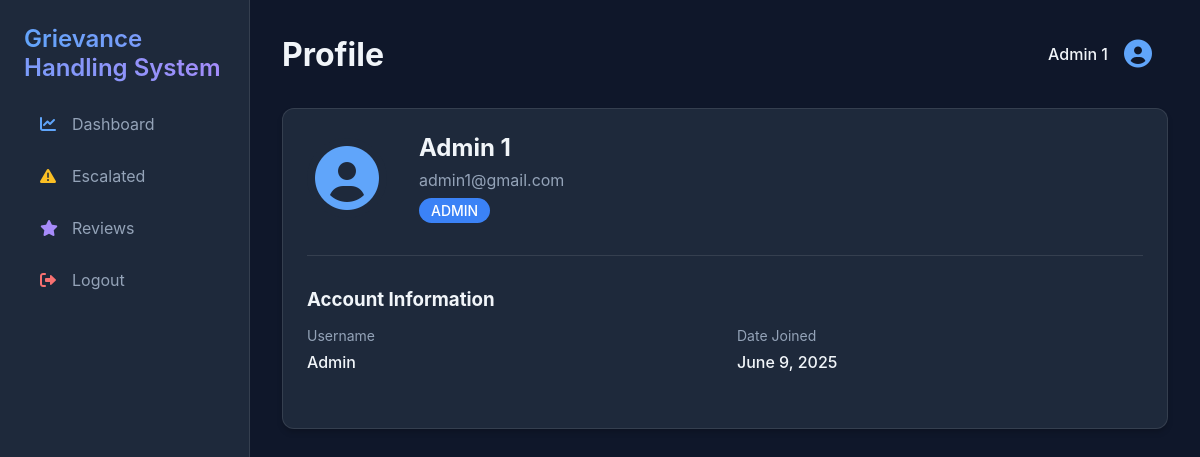
The app's page /profile/ (signed in) with its own data.
### users/models.py (models this page shows, shortened)
class CustomUser(AbstractUser):
    class Role(models.TextChoices):
        ADMIN = 'ADMIN', 'Admin'
        EMPLOYEE = 'EMPLOYEE', 'Employee'
        CUSTOMER = 'CUSTOMER', 'Customer'
    role = models.CharField(
        max_length=50,
        choices=Role.choices,
        default=Role.CUSTOMER
    )
    department = models.ForeignKey(
        Department,
        on_delete=models.SET_NULL,
        null=True,
        blank=True,
        related_name='department_employees'
    )
    phone = models.CharField(
        max_length=15,
        blank=True,
        null=True,
        verbose_name="Phone Number"
    )
    is_verified = models.BooleanField(default=False)
    class Meta:
        verbose_name = "User"
        verbose_name_plural = "Users"
        ordering = ['last_name', 'first_name']
        permissions = [
            ("can_manage_users", "Can manage users"),
            ("can_manage_grievances", "Can manage grievances"),
        ]

### grievances/views.py (the view)
# urls.py: path('profile/', profile, name='profile'),
@login_required
def profile(request):
    return render(request, 'grievances/profile.html')

### grievance_system/context_processors.py (called while the page is built)
def notifications(request):
    if request.user.is_authenticated:
        notifications = Notification.objects.filter(user=request.user).order_by('-created_at')[:10]
        unread_notifications_count = Notification.objects.filter(user=request.user, is_read=False).count()
    else:
        notifications = []
        unread_notifications_count = 0
    return {
        'notifications': notifications,
        'unread_notifications_count': unread_notifications_count
    }

### templates/grievances/profile.html (shortened to what this page needs)
{% extends 'base.html' %}
{% block page_title %}Profile{% endblock %}
{% block content %}
<div class="card">
    <div class="profile-header">
        <div class="profile-avatar">
            <i class="fas fa-user-circle fa-4x icon-primary"></i>
        </div>
        <div class="profile-info">
            <h2>{{ user.get_full_name }}</h2>
            <p class="text-muted">{{ user.email }}</p>
            <span class="role-badge">{{ user.role }}</span>
        </div>
    </div>
    <div class="profile-details">
        <div class="detail-section">
            <h3>Account Information</h3>
            <div class="detail-grid">
                <div class="detail-item">
                    <span class="label">Username</span>
                    <span class="value">{{ user.username }}</span>
                </div>
                <div class="detail-item">
                    <span class="label">Date Joined</span>
                    <span class="value">{{ user.date_joined|date:"F j, Y" }}</span>
                </div>
            </div>
        </div>
    </div>
</div>
{% endblock %}

### templates/base.html (shortened to what this page needs)
<!DOCTYPE html>
<html lang="en">
<head>
    <link rel="stylesheet" href="https://cdnjs.cloudflare.com/ajax/libs/font-awesome/6.0.0/css/all.min.css">
</head>
<body>
    <div class="sidebar">
        <a href="{% url 'home' %}" class="sidebar-brand">
             Grievance Handling System
        </a>
        <br/>
        <br/>
        <ul class="sidebar-nav">
            {% if user.is_authenticated %}
                <li class="nav-item">
                    <a href="{% url 'dashboard' %}" class="nav-link {% if request.resolver_match.url_name == 'dashboard' %}active{% endif %}">
                        <i class="fas fa-chart-line icon-primary"></i> Dashboard
                    </a>
                </li>
                {% if user.role == 'ADMIN' %}
                <li class="nav-item">
                    <a href="{% url 'escalated_grievances' %}" class="nav-link {% if request.resolver_match.url_name == 'escalated_grievances' %}active{% endif %}">
                        <i class="fas fa-exclamation-triangle icon-warning"></i> Escalated
                    </a>
                </li>
                <li class="nav-item">
                    <a href="{% url 'reviews' %}" class="nav-link {% if request.resolver_match.url_name == 'reviews' %}active{% endif %}">
                        <i class="fas fa-star icon-info"></i> Reviews
                    </a>
                </li>
                {% endif %}
                <li class="nav-item">
                    <a href="{% url 'logout' %}" class="nav-link">
                        <i class="fas fa-sign-out-alt icon-danger"></i> Logout
                    </a>
                </li>
            {% endif %}
        </ul>
    </div>
    <div class="main-content">
        <div class="top-bar">
            <h1>{% block page_title %}{% endblock %}</h1>
            {% if user.is_authenticated %}
            <div class="user-profile">
                <a href="{% url 'profile' %}" class="profile-link">
                    <span>{{ user.get_full_name }}</span>
                    <i class="fas fa-user-circle"></i>
                </a>
            </div>
            {% endif %}
        </div>
        {% block content %}
        {% endblock %}
    </div>
</body>
</html>

### templates/base.html (style rules this page uses)
:root { --dark-bg: #0f172a; --sidebar-bg: #1e293b; --primary: #3b82f6; --success: #22c55e; --warning: #f59e0b; --danger: #ef4444; --purple: #8b5cf6; --text: #f1f5f9; --text-secondary: #94a3b8; --card-bg: #1e293b; --hover-bg: #334155; --icon-primary: #60a5fa; --icon-success: #4ade80; --icon-warning: #fbbf24; --icon-danger: #f87171; --icon-info: #a78bfa; --icon-muted: #cbd5e1; }
* { margin: 0; padding: 0; box-sizing: border-box; }
body { font-family: 'Inter', -apple-system, BlinkMacSystemFont, sans-serif; background-color: var(--dark-bg); color: var(--text); min-height: 100vh; display: flex; }
.sidebar { width: 250px; background-color: var(--sidebar-bg); padding: 1.5rem; position: fixed; height: 100vh; left: 0; top: 0; border-right: 1px solid rgba(255, 255, 255, 0.1); }
.sidebar-brand { font-size: 1.5rem; font-weight: 600; margin-bottom: 2rem; color: var(--text); text-decoration: none; background: linear-gradient(45deg, var(--icon-primary), var(--icon-info)); background-clip: text; -webkit-background-clip: text; -webkit-text-fill-color: transparent; }
.sidebar-nav { list-style: none; }
.nav-item { margin-bottom: 0.5rem; }
.nav-link { display: flex; align-items: center; padding: 0.75rem 1rem; color: var(--text-secondary); text-decoration: none; border-radius: 0.5rem; transition: all 0.2s; }
.nav-link i { margin-right: 0.75rem; width: 1.25rem; transition: all 0.2s; }
.icon-primary { color: var(--icon-primary); }
.icon-warning { color: var(--icon-warning); }
.icon-danger { color: var(--icon-danger); }
.icon-info { color: var(--icon-info); }
.main-content { margin-left: 250px; padding: 2rem; width: calc(100% - 250px); }
.top-bar { display: flex; justify-content: space-between; align-items: center; margin-bottom: 2rem; }
.user-profile { display: flex; align-items: center; gap: 1rem; }
.profile-link { display: flex; align-items: center; gap: 1rem; text-decoration: none; color: var(--text); padding: 0.5rem 1rem; border-radius: 0.5rem; transition: all 0.2s; }
.profile-link i { font-size: 1.75rem; color: var(--icon-primary); transition: all 0.2s; }
.profile-link span { color: var(--text); font-weight: 500; }
.card { background-color: var(--card-bg); border-radius: 0.75rem; padding: 1.5rem; margin-bottom: 1.5rem; box-shadow: 0 4px 6px -1px rgba(0, 0, 0, 0.2); border: 1px solid rgba(255, 255, 255, 0.1); }

### templates/grievances/profile.html (style rules this page uses)
.profile-header { display: flex; align-items: center; gap: 2rem; margin-bottom: 2rem; padding-bottom: 2rem; border-bottom: 1px solid rgba(255, 255, 255, 0.1); }
.profile-avatar { display: flex; align-items: center; justify-content: center; width: 80px; height: 80px; border-radius: 50%; background-color: var(--card-bg); }
.profile-info h2 { margin-bottom: 0.5rem; }
.text-muted { color: var(--text-secondary); margin-bottom: 0.5rem; }
.role-badge { display: inline-block; padding: 0.25rem 0.75rem; border-radius: 9999px; font-size: 0.875rem; font-weight: 500; background-color: var(--primary); color: white; }
.detail-section { margin-bottom: 2rem; }
.detail-section h3 { margin-bottom: 1rem; color: var(--text); }
.detail-grid { display: grid; grid-template-columns: repeat(auto-fit, minmax(200px, 1fr)); gap: 1.5rem; }
.detail-item { display: flex; flex-direction: column; gap: 0.5rem; }
.detail-item .label { color: var(--text-secondary); font-size: 0.875rem; }
.detail-item .value { font-weight: 500; }

### records on screen
CustomUser: get_full_name "Admin 1", email "admin1@gmail.com", role "ADMIN", username "Admin", date_joined "June 9, 2025"
